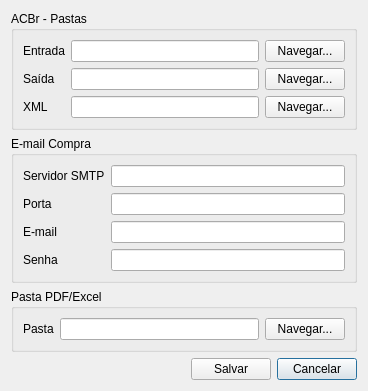
<?xml version="1.0" encoding="UTF-8"?>
<ui version="4.0">
 <class>UserConfig</class>
 <widget class="QDialog" name="UserConfig">
  <property name="geometry">
   <rect>
    <x>0</x>
    <y>0</y>
    <width>368</width>
    <height>386</height>
   </rect>
  </property>
  <property name="windowTitle">
   <string>Dialog</string>
  </property>
  <layout class="QGridLayout" name="gridLayout">
   <item row="3" column="2">
    <widget class="QPushButton" name="pushButtonCancelar">
     <property name="text">
      <string>Cancelar</string>
     </property>
    </widget>
   </item>
   <item row="3" column="1">
    <widget class="QPushButton" name="pushButtonSalvar">
     <property name="text">
      <string>Salvar</string>
     </property>
    </widget>
   </item>
   <item row="3" column="0">
    <spacer name="horizontalSpacer">
     <property name="orientation">
      <enum>Qt::Horizontal</enum>
     </property>
     <property name="sizeHint" stdset="0">
      <size>
       <width>40</width>
       <height>20</height>
      </size>
     </property>
    </spacer>
   </item>
   <item row="1" column="0" colspan="3">
    <widget class="QGroupBox" name="groupBox_2">
     <property name="title">
      <string>E-mail Compra</string>
     </property>
     <layout class="QGridLayout" name="gridLayout_3">
      <item row="5" column="1">
       <widget class="QLineEdit" name="lineEditEmail"/>
      </item>
      <item row="7" column="1">
       <widget class="QLineEdit" name="lineEditEmailSenha">
        <property name="echoMode">
         <enum>QLineEdit::Password</enum>
        </property>
       </widget>
      </item>
      <item row="1" column="1">
       <widget class="QLineEdit" name="lineEditServidorSMTP"/>
      </item>
      <item row="3" column="1">
       <widget class="QLineEdit" name="lineEditPortaSMTP"/>
      </item>
      <item row="1" column="0">
       <widget class="QLabel" name="label_4">
        <property name="text">
         <string>Servidor SMTP</string>
        </property>
       </widget>
      </item>
      <item row="3" column="0">
       <widget class="QLabel" name="label_5">
        <property name="text">
         <string>Porta</string>
        </property>
       </widget>
      </item>
      <item row="5" column="0">
       <widget class="QLabel" name="label_6">
        <property name="text">
         <string>E-mail</string>
        </property>
       </widget>
      </item>
      <item row="7" column="0">
       <widget class="QLabel" name="label_7">
        <property name="text">
         <string>Senha</string>
        </property>
       </widget>
      </item>
     </layout>
    </widget>
   </item>
   <item row="0" column="0" colspan="3">
    <widget class="QGroupBox" name="groupBox">
     <property name="title">
      <string>ACBr - Pastas</string>
     </property>
     <layout class="QGridLayout" name="gridLayout_2">
      <item row="5" column="0">
       <widget class="QLabel" name="label_3">
        <property name="text">
         <string>XML</string>
        </property>
       </widget>
      </item>
      <item row="5" column="1">
       <widget class="QLineEdit" name="lineEditPastaXmlACBr"/>
      </item>
      <item row="1" column="1">
       <widget class="QLineEdit" name="lineEditPastaEntACBr"/>
      </item>
      <item row="3" column="1">
       <widget class="QLineEdit" name="lineEditPastaSaiACBr"/>
      </item>
      <item row="1" column="0">
       <widget class="QLabel" name="label">
        <property name="text">
         <string>Entrada</string>
        </property>
       </widget>
      </item>
      <item row="3" column="0">
       <widget class="QLabel" name="label_2">
        <property name="text">
         <string>Saída</string>
        </property>
       </widget>
      </item>
      <item row="1" column="2">
       <widget class="QPushButton" name="pushButtonACBrEntrada">
        <property name="text">
         <string>Navegar...</string>
        </property>
       </widget>
      </item>
      <item row="3" column="2">
       <widget class="QPushButton" name="pushButtonACBrSaida">
        <property name="text">
         <string>Navegar...</string>
        </property>
       </widget>
      </item>
      <item row="5" column="2">
       <widget class="QPushButton" name="pushButtonACBrXML">
        <property name="text">
         <string>Navegar...</string>
        </property>
       </widget>
      </item>
     </layout>
    </widget>
   </item>
   <item row="2" column="0" colspan="3">
    <widget class="QGroupBox" name="groupBox_3">
     <property name="title">
      <string>Pasta PDF/Excel</string>
     </property>
     <layout class="QGridLayout" name="gridLayout_4">
      <item row="1" column="1">
       <widget class="QLineEdit" name="lineEditUserFolder"/>
      </item>
      <item row="1" column="2">
       <widget class="QPushButton" name="pushButtonUserFolder">
        <property name="text">
         <string>Navegar...</string>
        </property>
       </widget>
      </item>
      <item row="1" column="0">
       <widget class="QLabel" name="label_8">
        <property name="text">
         <string>Pasta</string>
        </property>
       </widget>
      </item>
     </layout>
    </widget>
   </item>
  </layout>
 </widget>
 <resources/>
 <connections/>
</ui>
